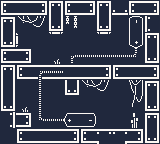

This is a level from a 2D game, rendered from its Tiled map with the project's own tilesets. A one-line summary and the complete map file follow:
An orthogonal 10x9 tile map with 16x16 px tiles, 2 tile layers (Tile Layer 1, Tile Layer 2) and 5 objects (2x battery, 2x socket, counter).

<map version="1.2" tiledversion="1.3.3" orientation="orthogonal" renderorder="right-down" width="10" height="9" tilewidth="16" tileheight="16" infinite="0" nextlayerid="4" nextobjectid="7">
 <editorsettings>
  <export target="4-fourth.json" format="json" />
 </editorsettings>
 <tileset firstgid="1" name="four-color" tilewidth="16" tileheight="16" tilecount="250" columns="10">
  <image source="four-color.png" width="160" height="400" />
 </tileset>
 <layer id="1" name="Tile Layer 1" width="10" height="9">
  <data encoding="csv">
1610612883,129,2684354707,147,1610612883,2684354707,147,2684354687,1610612883,2684354707,
147,133,134,3221225619,148,128,3221225619,128,2684354649,3221225599,
3221225619,135,128,2684354695,128,128,2684354695,128,2684354650,147,
1610612883,2684354707,128,154,3221225631,536871070,536871070,536871070,536871071,3221225619,
147,1610612883,3758096543,3758096542,129,129,2684354707,1610612883,129,2684354707,
2684354689,128,2147483806,128,3221225619,133,134,128,180,147,
3221225619,154,2147483806,128,128,128,128,128,190,3221225619,
2684354698,2684354707,2147483807,536871070,3221225562,3221225561,128,128,145,147,
128,1610612883,129,129,2684354707,1610612883,138,138,2684354707,3221225619
</data>
 </layer>
 <layer id="3" name="Tile Layer 2" width="10" height="9">
  <data encoding="csv">
0,0,0,0,0,0,0,0,0,0,
0,0,0,0,0,0,0,0,0,0,
0,0,0,0,0,0,0,0,0,0,
0,0,0,0,0,0,0,0,0,0,
0,0,3221225602,120,0,0,0,0,0,0,
0,0,0,0,0,0,0,0,0,0,
0,0,0,0,0,0,0,0,0,0,
0,0,0,0,0,0,0,0,0,0,
0,0,0,0,0,0,3221225649,2684354737,0,0
</data>
 </layer>
 <objectgroup id="2" name="Object Layer 1">
  <object id="1" name="battery" gid="21" x="32" y="48" width="16" height="16" />
  <object id="2" name="battery" gid="12" x="112" y="128" width="16" height="16" />
  <object id="4" name="socket" gid="66" x="128" y="48" width="16" height="16" />
  <object id="5" name="socket" gid="65" x="64" y="128" width="16" height="16" />
  <object id="6" name="counter" gid="40" x="64" y="80" width="16" height="16" />
 </objectgroup>
</map>
